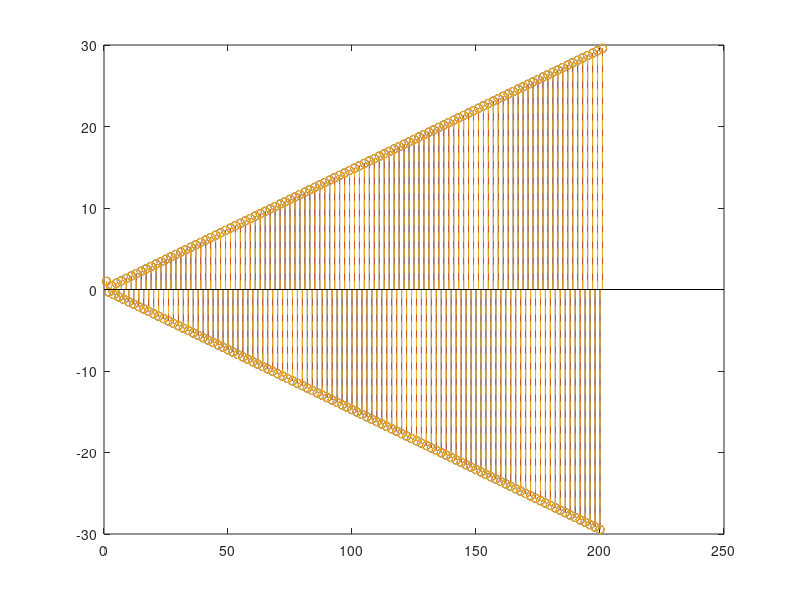
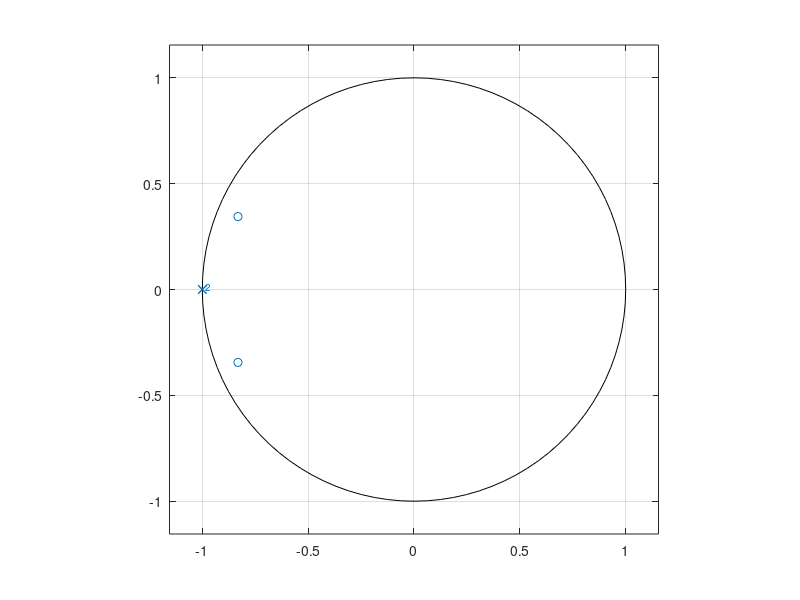

These charts were generated, in order, by the following MATLAB code:
% Es 13

% Given y(n) = -2 y(n-1) -  y(n-2) + x(n) + 2rho cos(theta)x(n-1) +
% rho^2 x(n-2)
% rho = 0.9, theta = pi/8
%    
% Which is the expression of H(z)?
% Compute its zeros and poles.
% Plot its zeros and poles.
% Is the system stable?

close all
clearvars
clc

%% parameters

rho = 0.9;
theta = pi/8;

%% define H(z)

% denominator coefficients (from a_0 to a_D)
A_z = [1, 2, 1];
% numerator coefficients (from b_0 to b_N)
B_z = [1, 2*rho*cos(theta), rho^2];

%% find the expression of h(n)

% from theory:
n = 0:200;
h = zeros(size(n));
h(1) = rho^2;
h = h + (2*rho*cos(theta) - 2*rho^2)*(-1).^n + (1 + rho^2 - ...
    2*rho*cos(theta))*(n+1).*(-1).^n;

%%% plot the theoretical filter.
figure; stem(h);

%%% use filter.m
delta = zeros(size(n));
delta(1) = 1;
h_filter = filter(B_z, A_z, delta);

hold on;
stem(h_filter);

%%% use residuez.m
[r, p, c] = residuez(B_z, A_z);
% NB: c is ordered from c_0 to c_(N-D).
% NB: each residue is associated to one pole.
% if one pole has multiplicity > 1, the residues are ordered as m=1, m=2...

h_partial = zeros(1, length(n));
% fil the first samples of the filter with the coefficients of vector c.
h_partial(1:length(c)) = c;

for r_i = 1:length(r)
    
    if r_i > 1 && (p(r_i) - p(r_i-1)) < 1e-4        
        % elementary sequence associated to the residue
        h_el = r(r_i) *(n+1).*p(r_i).^n;
        
    else
        % elementary sequence associated to the residue
        h_el = r(r_i) * p(r_i).^n;
    end
    
    % update h_c
    h_partial = h_partial + h_el;
    
end

hold on; 
stem(h_partial, '--')

%% zeros and poles

zeroes = roots(B_z);
poles = roots(A_z);

% theoretical zeros and poles
poles_th = [-1; -1];
zeros_th = [rho * exp(1i*theta); rho*exp(-1i*theta)];

%% plot zeros and poles

figure;
zplane(zeroes, poles);



